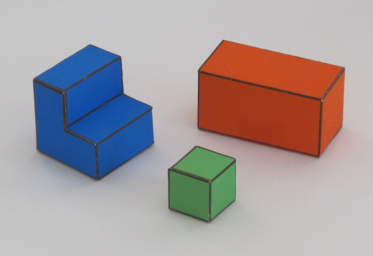
#> input picture pset1/img1.png, 373 x 256 px; the run also reads 2 pictures not shown here
$ jupyter execute --allow-errors '6.869 Pset1.ipynb'
#> lines starting #> are read from the running program, lines starting #| are printed output that depends on the picture; after the words box and inside, x2 and y2 are one past the last pixel; in counts of white or black regions, pixels touching at a corner belong together
# PSET 1
Based on Lecture 1 and Lecture 2
Solve for Questions 4 and 5

## Import the necessary dependencies

[cell 1]
# Ignore the pip dependecy error

import cv2
import math
import numpy as np
import matplotlib.pyplot as plt
from scipy.signal import convolve2d as conv2d
import scipy.sparse as sps
from PIL import Image

# # Package for fast equation solving
from sys import platform
print(platform)
if platform == "linux" or platform == "linux2":
    ! apt-get install libsuitesparse-dev
elif platform == "darwin":
    ! brew install suite-sparse

import sparseqr

## 1. Define the Sparse Matrix

[cell 2]
def sparseMatrix(i, j, Aij, imsize):
    """ Build a sparse matrix containing 2D linear neighborhood operators
    Input:
        Aij = [ni, nj, nc] nc: number of neighborhoods with contraints
        i: row index
        j: column index
        imsize: [nrows ncols]
    Returns:
        A: a sparse matrix. Each row contains one 2D linear operator
    """
    ni, nj, nc = Aij.shape
    nij = ni*nj

    a = np.zeros((nc*nij))
    m = np.zeros((nc*nij))
    n = np.zeros((nc*nij))
    grid_range = np.arange(-(ni-1)/2, 1+(ni-1)/2)
    jj, ii = np.meshgrid(grid_range, grid_range)
    ii = ii.reshape(-1,order='F')
    jj = jj.reshape(-1,order='F')


    k = 0
    for c in range(nc):
        # Get matrix index
        x = (i[c]+ii) + (j[c]+jj)*nrows
        a[k:k+nij] = Aij[:,:,c].reshape(-1,order='F')
        m[k:k+nij] = c
        n[k:k+nij] = x

        k += nij

    m = m.astype(np.int32)
    n = n.astype(np.int32)
    A = sps.csr_matrix((a, (m,  n)))

    return A

## 2. Define world parameters and plot the edges

[cell 3]
# World parameters
alpha = 35*math.pi/180;

img = cv2.imread('img1.png')
#> img is the input picture: shape (256, 373, 3); mean B, G, R 158.7, 156.6, 165.7
img = img[:, :, ::-1].astype(np.float32)

nrows, ncols, colors = img.shape
ground = (np.min(img, axis=2) > 110).astype(np.float32)
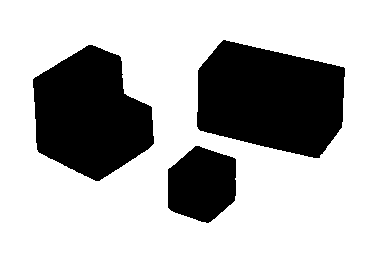
#> ground: shape (256, 373) float32; values 0 (black) and 1 (white), 70% white; 3 black regions, box (x1, y1, x2, y2) and area: (197, 40, 345, 158) 13187, (33, 45, 154, 181) 11411, (168, 146, 236, 223) 4091
print('ground', ground.shape, ground)
#> (printed output is left out)
foreground = (ground == 0).astype(np.float32)

m = np.mean(img, 2)
kern = np.array([[-1, 0, 1], [-2, 0, 2], [-1, 0, 1]], dtype=np.float32)
dmdx = conv2d(m, kern, 'same')
dmdy = conv2d(m, kern.transpose(), 'same')
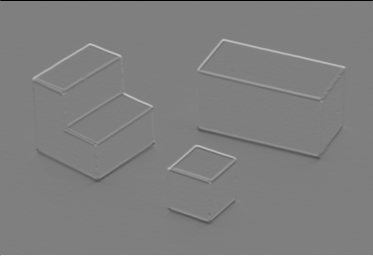
#> dmdy: shape (256, 373) float32; min -801.7, max 801, mean 0; drawn with min black and max white

mag = np.sqrt(dmdx**2 + dmdy**2)
mag[0, :] = 0
mag[-1, :] = 0
mag[:, 0] = 0
mag[:, -1] = 0

theta = np.arctan2(dmdx, dmdy)
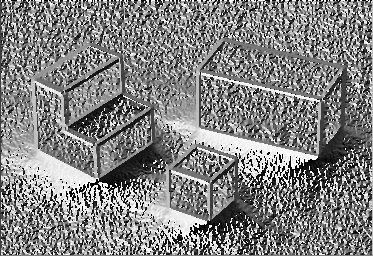
#> theta: shape (256, 373) float32; min -3.14, max 3.14, mean 0.0693; drawn with min black and max white
edges = mag >= 30
#> edges: shape (256, 373) bool; 8.9% white; 7 white regions (4 under 20 px), largest, box (x1, y1, x2, y2) and area: (31, 43, 157, 186) 3512, (194, 38, 347, 164) 3228, (166, 144, 240, 227) 1780
edges = edges * foreground
#> edges: shape (256, 373) float32; values 0 (black) and 1 (white), 6% white in thin lines or dots, all inside (x1, y1, x2, y2) = (33, 40, 345, 223)

## Occlusion and contact edges
pi = math.pi
vertical_edges = edges*((theta<115*pi/180)*(theta>65*pi/180)+(theta<-65*pi/180)*(theta>-115*pi/180));
#> vertical_edges: shape (256, 373) float32; values 0 (black) and 1 (white), 1.5% white; 37 white regions (26 under 20 px), largest, box (x1, y1, x2, y2) and area: (317, 102, 324, 157) 255, (61, 91, 69, 131) 198, (207, 183, 213, 220) 154
horizontal_edges = edges * (1-vertical_edges)
#> horizontal_edges: shape (256, 373) float32; values 0 (black) and 1 (white), 4.5% white in thin lines or dots, all inside (x1, y1, x2, y2) = (33, 40, 344, 223)

kern = np.array([[-1, -2, -1], [0, 0, 0], [1, 2, 1]], dtype=np.float32)
horizontal_ground_to_foreground_edges = (conv2d(ground, kern, 'same'))>0;
#> horizontal_ground_to_foreground_edges: shape (256, 373) bool; 1.5% white in thin lines or dots, all inside (x1, y1, x2, y2) = (0, 39, 373, 256)
horizontal_foreground_to_ground_edges = (conv2d(foreground, kern, 'same'))>0;
#> horizontal_foreground_to_ground_edges: shape (256, 373) bool; 1.1% white in thin lines or dots, all inside (x1, y1, x2, y2) = (32, 75, 346, 224)
vertical_ground_to_foreground_edges = vertical_edges*np.abs(conv2d(ground, kern.transpose(), 'same'))>0
#> vertical_ground_to_foreground_edges: shape (256, 373) bool; 0.38% white in thin lines or dots, all inside (x1, y1, x2, y2) = (33, 41, 345, 220)


occlusion_edges = edges*(vertical_ground_to_foreground_edges + horizontal_ground_to_foreground_edges)
#> occlusion_edges: shape (256, 373) float32; values 0 (black) and 1 (white), 0.86% white in thin lines or dots, all inside (x1, y1, x2, y2) = (33, 40, 345, 220)
contact_edges   = horizontal_edges*(horizontal_foreground_to_ground_edges);
#> contact_edges: shape (256, 373) float32; values 0 (black) and 1 (white), 0.49% white in thin lines or dots, all inside (x1, y1, x2, y2) = (37, 127, 341, 223)


E = np.concatenate([vertical_edges[:,:,None],
                    horizontal_edges[:,:,None],
                    np.zeros(occlusion_edges.shape)[:,:,None]], 2)
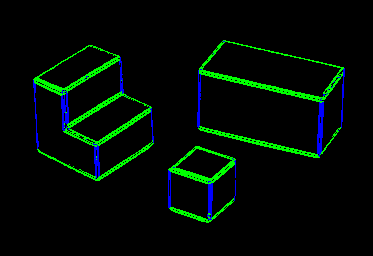
#> E: shape (256, 373, 3) float64; mean of channels 0, 1, 2 0.0147, 0.0452, 0; drawn as B, G, R


# Plot
plt.figure()
plt.subplot(2,2,1)
plt.imshow(img.astype(np.uint8))
plt.axis('off')
plt.title('Input image')
plt.subplot(2,2,2)
plt.imshow(edges == 0, cmap='gray')
plt.axis('off')
plt.title('Edges')

# Normals
K = 3
ey, ex = np.where(edges[::K, ::K])
#> ey = 619 values from 14 to 74; ex = 619 values, max 114 at index 61, min 11 at index 107, mean 61.29
ex *= K
#> ex = 619 values, max 342 at index 61, min 33 at index 107, mean 183.9
ey *= K
#> ey = 619 values from 42 to 222
plt.figure()
plt.subplot(2,2,3)
plt.imshow(np.max(mag)-mag, cmap='gray')
dxe = dmdx[::K, ::K][edges[::K, ::K] > 0]
#> dxe = 619 values, max 483.7 at index 81, min -487.7 at index 176, mean 12.44
dye = dmdy[::K, ::K][edges[::K, ::K] > 0]
#> dye = 619 values, max 368.7 at index 226, min -278.3 at index 618, mean 6.27
n = np.sqrt(dxe**2 + dye**2)
#> n = 619 values, max 488.3 at index 176, min 30.41 at index 435, mean 131
dxe = dxe/n
#> dxe = 619 values, max 1 at index 240, min -1 at index 293, mean 0.015
dye = dye/n
#> dye = 619 values, max 1 at index 91, min -1 at index 199, mean 0.0713
plt.quiver(ex, ey, dxe, -dye, color='r')
plt.axis('off')
plt.title('Normals')
plt.show()
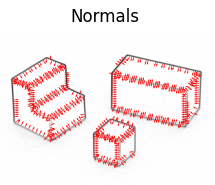
#> figure drawn by matplotlib, 1 panel


# Edges and boundaries
plt.figure()
plt.subplot(2,2,1)
plt.imshow(img.astype(np.uint8))
plt.axis('off')
plt.title('Input image')


plt.subplot(2,2,2)
plt.imshow(E+(edges == 0)[:, :, None])
plt.axis('off')
plt.title('Edges')


plt.subplot(2,2,3)
plt.imshow(1-(occlusion_edges>0), cmap='gray')
plt.axis('off')
plt.title('Occlusion boundaries')

plt.subplot(2,2,4)
plt.imshow(1-contact_edges, cmap='gray')
plt.axis('off')
plt.title('Contact boundaries');

## 3. TODO: Populate edge variables
Corresponds to Question 4 in the problem set

[cell 4]
Nconstraints = nrows*ncols*20
Aij = np.zeros((3, 3, Nconstraints))
b = np.zeros((Nconstraints, 1))

#Indices and counters
ii = np.zeros((Nconstraints, 1))
jj = np.zeros((Nconstraints, 1))
global c
c = 0

# These will always be updated with the current indices
def update_indices():
  global c
  ii[c] = i
  jj[c] = j
  c += 1

# Create linear contraints
for i in range(1, nrows-1):
  for j in range(1, ncols-1):
    # Y = 0
    if ground[i,j]:
      Aij[:,:,c] = np.array([[0, 0, 0], [0, 1, 0], [0, 0, 0]])
      b[c]       = 0
      update_indices()
    else:
      # Check if current neirborhood touches an edge
      edgesum = np.sum(edges[i-1:i+2,j-1:j+2])
      # Check if current neirborhood touches ground pixels
      groundsum = np.sum(ground[i-1:i+2,j-1:j+2])
      # Check if current neirborhood touches vertical pixels
      verticalsum = np.sum(vertical_edges[i-1:i+2,j-1:j+2])
      # Check if current neirborhood touches horizontal pixels
      horizontalsum = np.sum(horizontal_edges[i-1:i+2,j-1:j+2])

      # TODO: edge orientation (average of edge pixels in current neighborhood)
      # Populate Aij, ii, jj, b, and c using alpha, theta, and
      # the constraint/transform matrices you derived in the written segment

      ###############################################################
      ### COPY YOUR CODE BELOW UNTIL THE LOOP INTO YOUR REPORT ###
      ###############################################################

      # Contact edge: dY/dy = ?
      # Requires: a transform matrix
      if contact_edges[i, j]:
        Aij[:,:,c] = np.array([
          [0, 0, 0],
          [0, 1, 0],
          [0, 0, 0]
        ])
        b[c] = 0
        update_indices()

      # Vertical edge: dY/Dy = ?
      # Requires: a transform matrix, alpha
      if verticalsum > 0 and groundsum == 0:
        Aij[:,:,c] = np.array([
          [-1, -2, -1],
          [0, 0, 0],
          [1, 2, 1]
        ])/8
        b[c] = 1/np.cos(alpha)
        update_indices()

      # dY/dt = 0 (you'll have to express t using other variables)
      # Requires: a transform matrix, i, j, theta
      if horizontalsum > 0 and groundsum == 0 and verticalsum == 0:
        Aij[:,:,c] = np.array([
          [-1, -2, -1],
          [0, 0, 0],
          [1, 2, 1]
        ])*np.sin(theta[i,j]) + np.array([
          [-1, 0, 1],
          [-2, 0, 2],
          [-1, 0, 1]
        ])*-np.cos(theta[i,j])
        b[c] = 0
        update_indices()

      # laplacian = 0 (weighted by 0.1 to reduce constraint strength)
      # Requires: multiple transform matrices
      if groundsum == 0:
        Aij[:,:,c] = 0.1*np.array([
          [0, 0, 0],
          [-1, 2, -1],
          [0, 0, 0]
        ])
        b[c]       = 0
        update_indices()

        Aij[:,:,c] = 0.1*np.array([
          [0, -1, 0],
          [0, 2, 0],
          [0, -1, 0]
        ])
        b[c]       = 0
        update_indices()

        Aij[:,:,c] = 0.1*np.array([[ 0., -1.,  1.],
       [ 0.,  1., -1.],
       [ 0.,  0.,  0.]])

        b[c]       = 0
        update_indices()

# Splve for constraints
ii = ii[:c]
jj = jj[:c]
Aij = Aij[:,:,:c]
b = b[:c]
A = sparseMatrix(ii, jj, Aij, nrows)
#> (the rest of this cell did not finish here and is left out)

### Reference solution
Yours should render on a white background (note that the outline on Z is transparency) but be identical otherwise

**Uploading the reference will be considered an honor code violation**

[cell 5]
plt.imshow(cv2.cvtColor(cv2.imread('./pset_1 reference.png'), cv2.COLOR_BGR2RGB))
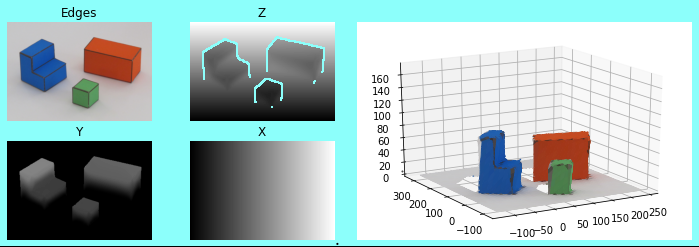
#> input picture pset1/pset_1 reference.png, 699 x 247 px

## 4. TODO: Run the code, show new view points for the images included with the code
Corresponds to Question 5 in the Problem Set.

[cell 6]
# World parameters
alpha = 35*math.pi/180;

img = cv2.imread('img2.png')
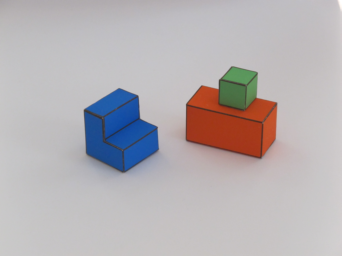
#> input picture pset1/img2.png, 342 x 256 px
#> img is the input picture: shape (256, 342, 3); mean B, G, R 179.6, 176.8, 181.9
img = img[:, :, ::-1].astype(np.float32)

nrows, ncols, colors = img.shape
ground = (np.min(img, axis=2) > 110).astype(np.float32)
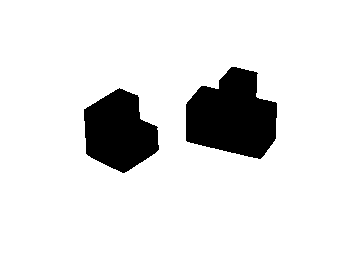
#> ground: shape (256, 342) float32; values 0 (black) and 1 (white), 88.2% white; 2 black regions, box (x1, y1, x2, y2) and area: (186, 67, 277, 159) 5944, (84, 88, 159, 173) 4397
print('ground', ground.shape, ground)
#> (printed output is left out)
foreground = (ground == 0).astype(np.float32)

m = np.mean(img, 2)
#> m: shape (256, 342) float32
kern = np.array([[-1, 0, 1], [-2, 0, 2], [-1, 0, 1]], dtype=np.float32)
dmdx = conv2d(m, kern, 'same')
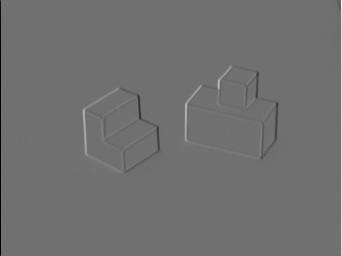
#> dmdx: shape (256, 342) float32; min -804.3, max 1016, mean -0.1; drawn with min black and max white
dmdy = conv2d(m, kern.transpose(), 'same')
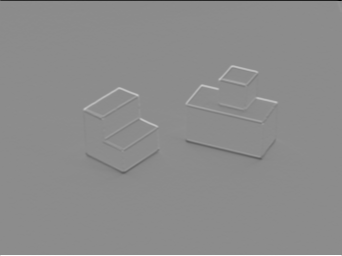
#> dmdy: shape (256, 342) float32; min -1010.3, max 824.7, mean -0.3; drawn with min black and max white

mag = np.sqrt(dmdx**2 + dmdy**2)
#> mag: shape (256, 342) float32
mag[0, :] = 0
#> (the rest of the program and of its run is left out)
